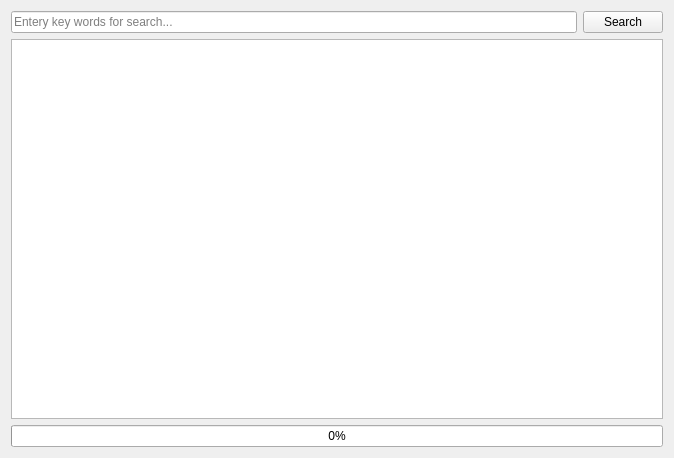
<?xml version="1.0" encoding="UTF-8"?>
<ui version="4.0">
 <class>TextureSelector</class>
 <widget class="QWidget" name="TextureSelector">
  <property name="geometry">
   <rect>
    <x>0</x>
    <y>0</y>
    <width>674</width>
    <height>458</height>
   </rect>
  </property>
  <property name="windowTitle">
   <string>Texture Selector</string>
  </property>
  <layout class="QGridLayout" name="gridLayout">
   <item row="0" column="0">
    <widget class="QLineEdit" name="lineEdit">
     <property name="placeholderText">
      <string>Entery key words for search...</string>
     </property>
    </widget>
   </item>
   <item row="0" column="1">
    <widget class="QPushButton" name="pushButton">
     <property name="text">
      <string>Search</string>
     </property>
    </widget>
   </item>
   <item row="1" column="0" colspan="2">
    <widget class="QListWidget" name="listWidget">
     <property name="iconSize">
      <size>
       <width>128</width>
       <height>128</height>
      </size>
     </property>
     <property name="flow">
      <enum>QListView::LeftToRight</enum>
     </property>
     <property name="resizeMode">
      <enum>QListView::Adjust</enum>
     </property>
     <property name="viewMode">
      <enum>QListView::IconMode</enum>
     </property>
    </widget>
   </item>
   <item row="2" column="0" colspan="2">
    <widget class="QProgressBar" name="progressBar">
     <property name="value">
      <number>0</number>
     </property>
    </widget>
   </item>
  </layout>
 </widget>
 <resources/>
 <connections/>
</ui>
